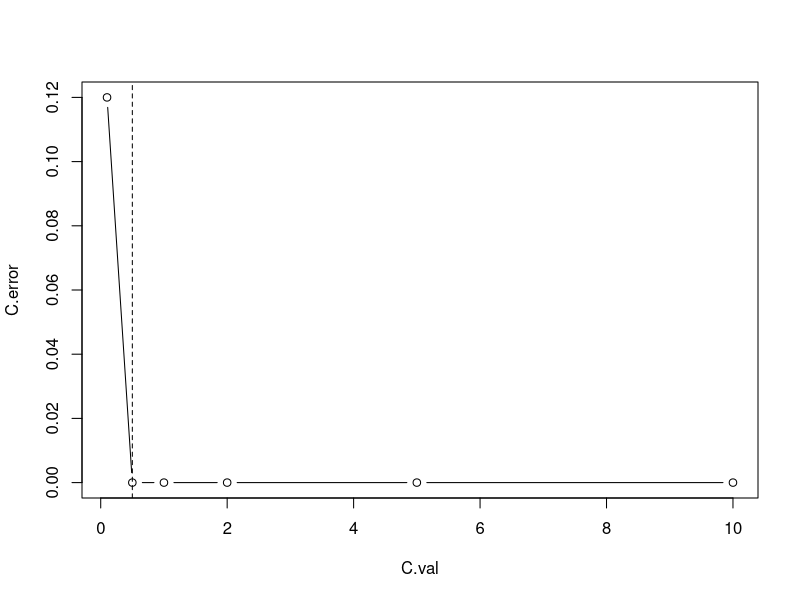

The R source for this figure:
#mining W5
set.seed(147)
library(MASS)
library(e1071)
data(crabs)
dim(crabs)

#Split the data 50% training, 25% validation and 25% test
n<-nrow(crabs)
intrain<-sample(c(1:n),round(n/2))
invalid<-sample((c(1:n)[-intrain]),round(n/4))
train.data<-crabs[intrain,-c(2:3)]
valid.data<-crabs[invalid,-c(2:3)]
test.data<-crabs[-c(intrain,invalid),-c(2:3)]

#Fit the classification SVM for different values of C
#and calculate the validation prediction error

pred.error<-function(pred,truth){
  mean(pred!=truth)
}
C.val <- c(0.1,0.5,1,2,5,10)
C.error <- numeric(length(C.val))
for (i in 1:length(C.val)) {
  model <- svm(sp~.,data=train.data,type="C-classification",kernel="linear",
               cost=C.val[i]) #kernel will be explained in the next section
  pred.model <- predict(model, valid.data)
  C.error[i] <- pred.error(pred.model, valid.data$sp)
}
C.sel <- C.val[min(which.min(C.error))]
C.sel

plot(C.val,C.error,type="b")
abline(v=C.sel,lty=2)

#We can also use the tune.svm command to do something similar
#using cross validation on the training data.
tune.svm(sp~.,data=train.data,type="C-classification",kernel="linear",
         cost=C.val)

final.svm<-svm(sp~.,data=train.data,kernel="linear",cost=C.sel,type="C-classification")
summary(final.svm)

pred.test<-predict(final.svm,test.data)
pred.error(pred.test,test.data$sp)

table(test.data$sp,pred.test)

final.svm$index

